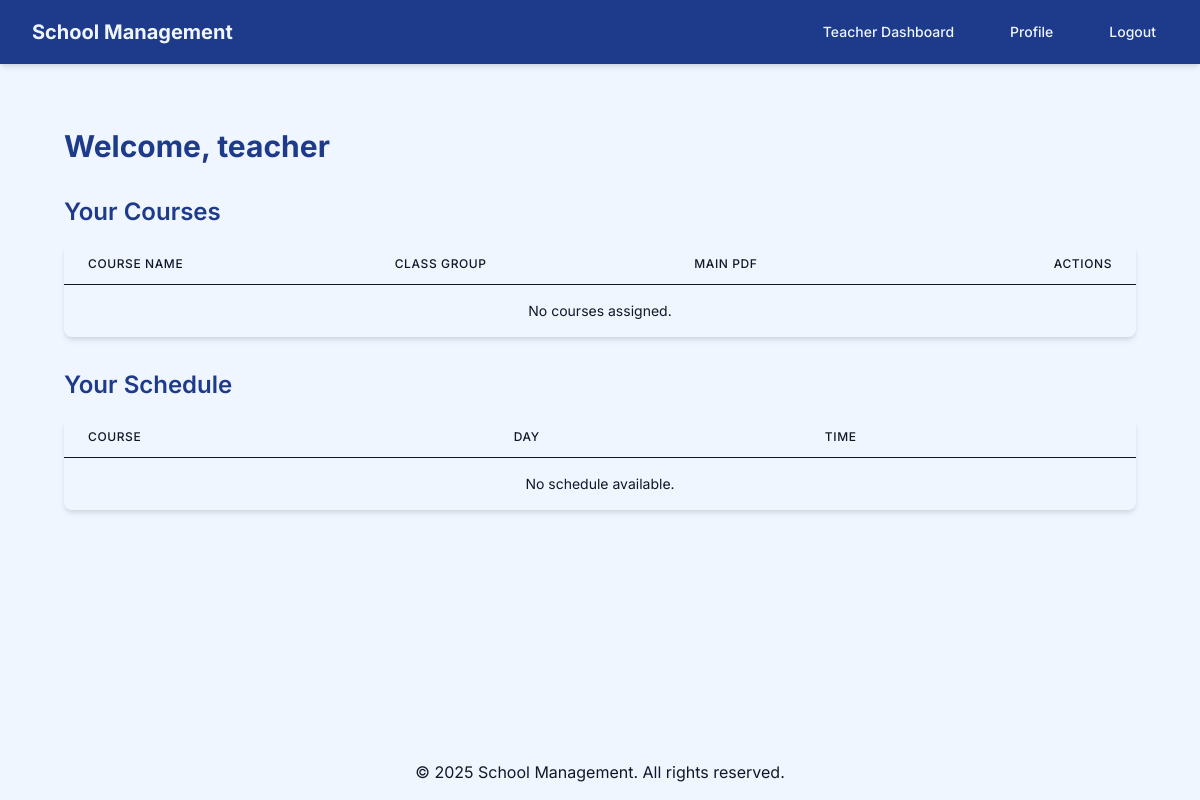
The page /school/teacher/dashboard/ (signed in) on the database as committed earlier.
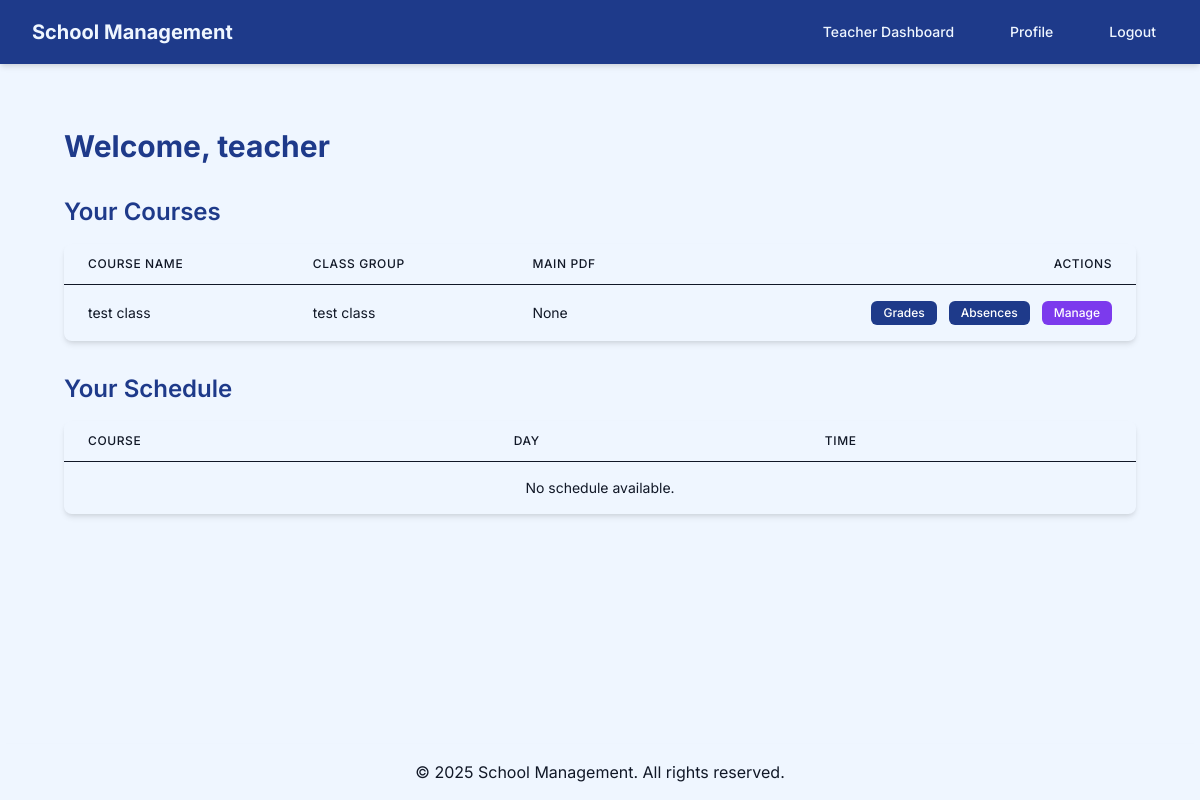
The same page on the database as committed later.
### school_management/models.py (models this page shows, shortened)
class Course(models.Model):
    name = models.CharField(max_length=100)
    teacher = models.ForeignKey(User, on_delete=models.CASCADE, limit_choices_to={'is_staff': True})
    class_group = models.ForeignKey(ClassGroup, on_delete=models.CASCADE)
    description = models.TextField(blank=True)
    resources = models.FileField(upload_to='course_resources/', blank=True, null=True)

class ClassGroup(models.Model):
    name = models.CharField(max_length=50, unique=True)
    description = models.TextField(blank=True)

### school_management/views.py (the view)
        @login_required
        def wrapper(request, *args, **kwargs):
            if is_superuser and not request.user.is_superuser:
                messages.error(request, "Access denied. Admin privileges required.")
                return redirect('login')
            elif is_staff and not request.user.is_staff:
                messages.error(request, "Access denied. Teacher privileges required.")
                return redirect('login')
            elif is_student and (request.user.is_staff or request.user.is_superuser):
                messages.error(request, "Access denied. Student account required.")
                return redirect('login')
            return view_func(request, *args, **kwargs)

### school_management/views.py (called while the page is built)
def user_role_required(is_superuser=False, is_staff=False, is_student=False):
    def decorator(view_func):
        @login_required
        def wrapper(request, *args, **kwargs):
            if is_superuser and not request.user.is_superuser:
                messages.error(request, "Access denied. Admin privileges required.")
                return redirect('login')
            elif is_staff and not request.user.is_staff:
                messages.error(request, "Access denied. Teacher privileges required.")
                return redirect('login')
            elif is_student and (request.user.is_staff or request.user.is_superuser):
                messages.error(request, "Access denied. Student account required.")
                return redirect('login')
            return view_func(request, *args, **kwargs)
        return wrapper
    return decorator

### school_management/templates/school_management/teacher_dashboard.html (shortened to what the changed rows need)
{% extends 'base.html' %}
{% block content %}
    <div class="fade-in max-w-7xl mx-auto px-4 sm:px-6 lg:px-8 py-8">
        <h2 class="text-3xl font-bold text-blue-900 mb-8">Welcome, {{ profile.user.username }}</h2>
        <div class="bg-beige-100 rounded-lg shadow-md overflow-x-auto mb-8">
            <table class="min-w-full divide-y divide-gray-900">
                <thead class="bg-blue-50">
                    <tr>
                        <th class="px-6 py-3 text-left text-xs font-medium text-gray-900 uppercase tracking-wider">Course Name</th>
                        <th class="px-6 py-3 text-left text-xs font-medium text-gray-900 uppercase tracking-wider">Class Group</th>
                        <th class="px-6 py-3 text-left text-xs font-medium text-gray-900 uppercase tracking-wider">Main PDF</th>
                        <th class="px-6 py-3 text-right text-xs font-medium text-gray-900 uppercase tracking-wider">Actions</th>
                    </tr>
                </thead>
                <tbody>
                    {% for course in courses %}
                        <tr class="hover:bg-blue-50 transition duration-200">
                            <td class="px-6 py-4 whitespace-nowrap text-sm text-gray-900">{{ course.name }}</td>
                            <td class="px-6 py-4 whitespace-nowrap text-sm text-gray-900">{{ course.class_group.name }}</td>
                            <td class="px-6 py-4 whitespace-nowrap text-sm text-gray-900">
                                {% if course.resources %}
                                    <a href="{{ course.resources.url }}" download class="text-blue-900 hover:underline">Download</a>
                                {% else %}
                                    None
                                {% endif %}
                            </td>
                            <td class="px-6 py-4 whitespace-nowrap text-sm text-right space-x-2">
                                <a href="{% url 'manage_grades' course.id %}" class="inline-block bg-blue-900 text-white px-3 py-1 rounded-md text-xs font-medium hover:bg-blue-700 hover:scale-105 transition-all duration-300">Grades</a>
                                <a href="{% url 'manage_absences' course.id %}" class="inline-block bg-blue-900 text-white px-3 py-1 rounded-md text-xs font-medium hover:bg-blue-700 hover:scale-105 transition-all duration-300">Absences</a>
                                <a href="{% url 'manage_course' course.id %}" class="inline-block bg-purple-600 text-white px-3 py-1 rounded-md text-xs font-medium hover:bg-purple-700 hover:scale-105 transition-all duration-300">Manage</a>
                            </td>
                        </tr>
                    {% empty %}
                        <tr>
                            <td colspan="4" class="px-6 py-4 text-center text-sm text-gray-900">No courses assigned.</td>
                        </tr>
                    {% endfor %}
                </tbody>
            </table>
        </div>
        <div class="bg-beige-100 rounded-lg shadow-md overflow-x-auto">
            <table class="min-w-full divide-y divide-gray-900">
                <thead class="bg-blue-50">
                    <tr>
                        <th class="px-6 py-3 text-left text-xs font-medium text-gray-900 uppercase tracking-wider">Course</th>
                        <th class="px-6 py-3 text-left text-xs font-medium text-gray-900 uppercase tracking-wider">Day</th>
                        <th class="px-6 py-3 text-left text-xs font-medium text-gray-900 uppercase tracking-wider">Time</th>
                    </tr>
                </thead>
            </table>
        </div>
    </div>
{% endblock %}

Rows that differ between the two databases and show on the page:
added Course: name "test class", class_group.name "test class", resources "None"
Other text that changed with them:
text no longer shown: "No courses assigned."
